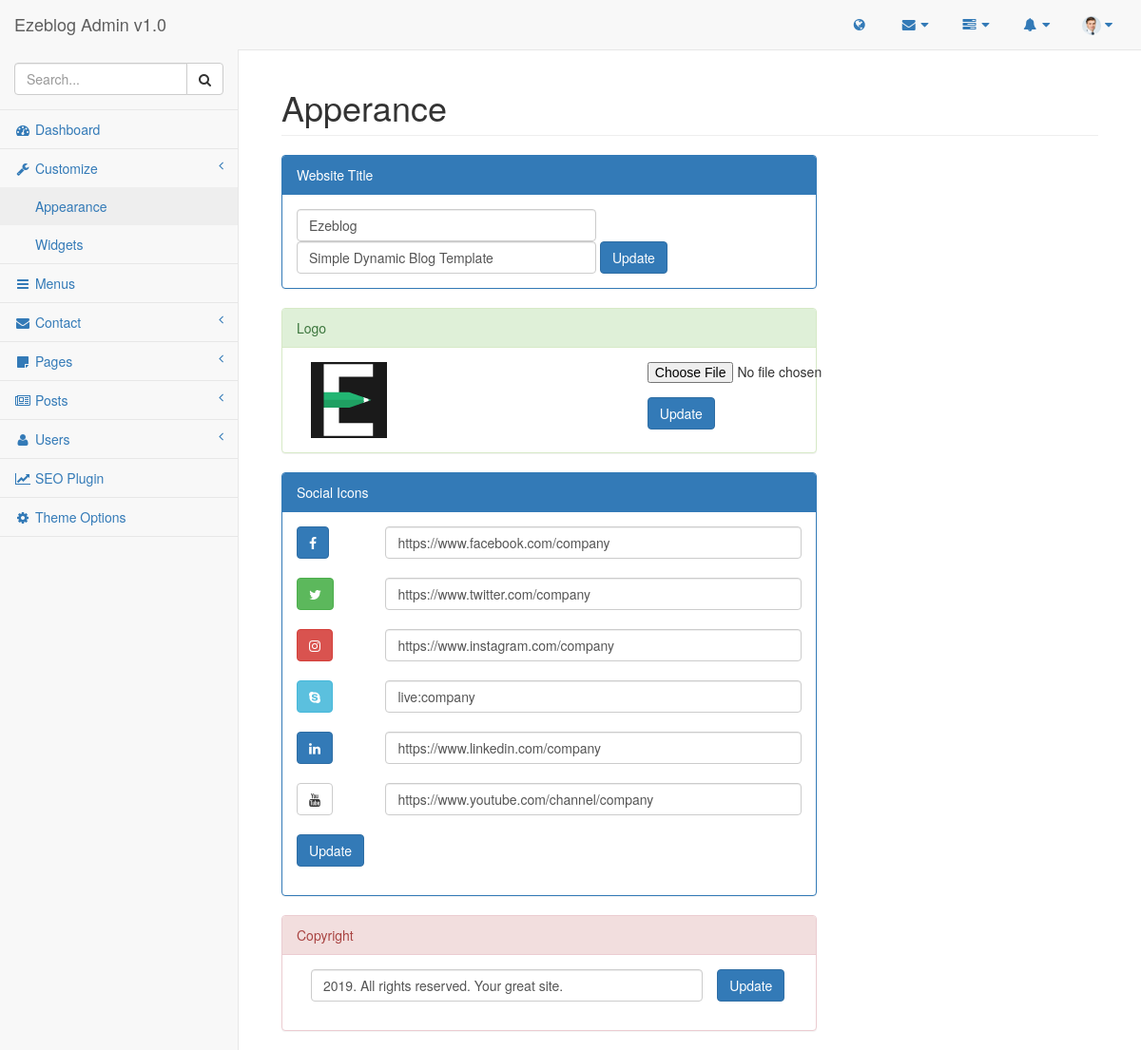
Page /admin/pages/customize.php (signed in) on the committed database.
### tables this page shows
CREATE TABLE `list_user` (
  `id` int(11) NOT NULL,
  `firstname` varchar(255) NOT NULL,
  `lastname` varchar(255) NOT NULL,
  `username` varchar(255) NOT NULL,
  `photo` varchar(255) NOT NULL,
  `email` varchar(255) NOT NULL,
  `details` text NOT NULL,
  `password` varchar(255) NOT NULL,
  `birth` date NOT NULL,
  `website` varchar(255) NOT NULL,
  `role` int(11) NOT NULL DEFAULT '4',
  `created_at` timestamp NOT NULL DEFAULT CURRENT_TIMESTAMP
);

CREATE TABLE `list_customize` (
  `id` int(11) NOT NULL,
  `title` varchar(255) NOT NULL,
  `tagline` varchar(255) NOT NULL,
  `url` varchar(255) NOT NULL,
  `logo` varchar(255) NOT NULL,
  `textlogo` varchar(255) NOT NULL,
  `copyright` varchar(255) NOT NULL,
  `status` int(11) NOT NULL DEFAULT '1',
  `updated_at` timestamp NOT NULL ON UPDATE CURRENT_TIMESTAMP
);

CREATE TABLE `list_social` (
  `id` int(11) NOT NULL,
  `facebook` varchar(255) NOT NULL,
  `twitter` varchar(255) NOT NULL,
  `instagram` varchar(255) NOT NULL,
  `skype` varchar(255) NOT NULL,
  `linkedin` varchar(255) NOT NULL,
  `youtube` varchar(255) NOT NULL
);

### lib/Database.php (called while the page is built, shortened)
<?php
class Database{
    public $host   = DB_HOST;
    public $user   = DB_USER;
    public $pass   = DB_PASS;
    public $name   = DB_NAME;
    public $link;
    private function connectDB(){
        $this->link = new mysqli($this->host, $this->user, $this->pass, $this->name);
    }
    public function select($query){
        $result = $this->link->query($query) or die($this->link->error.__LINE__);
        if($result->num_rows > 0){
            return $result;
        } else {
            return false;
        }
    }
}
?>

### lib/Session.php (called while the page is built, shortened)
<?php
class Session{
        public static function get($key){
            if(isset($_SESSION[$key])){
                return $_SESSION[$key];
            }else{
                return false;
            }
        }
    }
?>

### admin/pages/customize.php (the view, shortened to what this page needs)
<?php include '../inc/header.php'; ?>
<?php include '../inc/sidebar.php'; ?>
<div id="page-wrapper">
    <div class="container-fluid">
        <div class="row">
            <div class="col-lg-12">
                <h1 class="page-header">Apperance</h1>
            </div>
                <?php
                    $query = "SELECT * FROM list_customize WHERE id = '1'  ";
                    $data = $database->select($query);
                    if($data){
                        while($result = $data->fetch_assoc()){
                ?>
                <div id="title-panel">
                    <div class="col-lg-8">
                        <div class="panel panel-primary">
                            <div class="panel-heading">
                                Website Title
                            </div>
                            <div class="panel-body title-panel">
                                <form class="form-inline title-form" action="" method="post">
                                    <div class="form-group mx-sm-3 mb-2">
                                        <input type="text" name="title" class="form-control" id="inputPassword2" value="<?php echo $result['title']; ?>">
                                    </div>
                                    <div class="form-group mx-sm-3 mb-2">
                                        <input type="text" name="tagline" class="form-control" id="inputPassword2" value="<?php echo $result['tagline']; ?>">
                                    </div>
                                    <input type="submit" class="btn btn-primary mb-2" name="headline" value="Update">
                                </form>
                            </div>
                        </div>
                    </div>
                    <div class="col-lg-8">
                        <div class="panel panel-success">
                            <div class="panel-heading">
                                Logo
                            </div>
                            <div class="panel-body">
                                <div class="col-md-8">
                                    <img src="../<?php echo $result['logo']; ?>" alt="" width="80px" height="80px">
                                </div>
                                <div class="col-md-4">
                                    <form action="" class="" method="post"  enctype="multipart/form-data">
                                        <div class="form-group">
                                            <input type="file" name="image" />
                                        </div>
                                        <input type="submit" class="btn btn-primary mb-2" name="logo" value="Update">
                                    </form>
                                </div>
                            </div>
                        </div>
                    </div>
              </div>
                <div id="contact-panel">
                    <div class="col-lg-8">
                        <div class="panel panel-primary">
                            <div class="panel-heading">
                                Social Icons
                            </div>
                            <div class="panel-body">
                                <form action="" method="post">
                                    <?php
                                        $query = "SELECT * FROM list_social WHERE id = '1'  ";
                                        $data = $database->select($query);
                                        if($data){
                                        while($result = $data->fetch_assoc()){
                                    ?>
                                    <div class="form-group row">
                                        <label for="inputEmail3" class="col-sm-2 col-form-label"><a href="" class="btn btn-primary btn-facebook"><i class="fa fa-facebook"></i></a></label>
                                        <div class="col-sm-10">
                                            <input type="facebook" name="facebook" class="form-control" id="inputEmail3" value="<?php echo $result['facebook']; ?>">
                                        </div>
                                    </div>
                                    <div class="form-group row">
                                        <label for="inputEmail3" class="col-sm-2 col-form-label"><a href="" class="btn btn-primary btn-success"><i class="fa fa-twitter"></i></a></label>
                                        <div class="col-sm-10">
                                            <input type="text" name="twitter" class="form-control" id="inputEmail3" value="<?php echo $result['twitter']; ?>">
                                        </div>
                                    </div>
                                    <div class="form-group row">
                                        <label for="inputEmail3" class="col-sm-2 col-form-label"><a href="" class="btn btn-danger btn-instagram"><i class="fa fa-instagram"></i></a></label>
                                        <div class="col-sm-10">
                                            <input type="text" name="instagram" class="form-control" id="inputEmail3" value="<?php echo $result['instagram']; ?>">
                                        </div>
                                    </div>
                                    <div class="form-group row">
                                        <label for="inputEmail3" class="col-sm-2 col-form-label"><a href="" class="btn btn-info btn-skype"><i class="fa fa-skype"></i></a></label>
                                        <div class="col-sm-10">
                                            <input type="text" name="skype" class="form-control" id="inputEmail3" value="<?php echo $result['skype']; ?>">
                                        </div>
                                    </div>
                                    <div class="form-group row">
                                        <label for="inputEmail3" class="col-sm-2 col-form-label"><a href="" class="btn btn-primary btn-linkedin"><i class="fa fa-linkedin"></i></a></label>
                                        <div class="col-sm-10">
                                            <input type="text" name="linkedin" class="form-control" id="inputEmail3" value="<?php echo $result['linkedin']; ?>">
                                        </div>
                                    </div>
                                    <div class="form-group row">
                                        <label for="inputEmail3" class="col-sm-2 col-form-label"><a href="" class="btn btn-default btn-youtube"><i class="fa fa-youtube"></i></a></label>
                                        <div class="col-sm-10">
                                            <input type="text" name="youtube" class="form-control" id="inputEmail3" value="<?php echo $result['youtube']; ?>">
                                        </div>
                                    </div>
                                    <div class="form-group row">
                                        <div class="col-sm-10">
                                            <input type="submit" class="btn btn-primary mb-2" name="social" value="Update">
                                        </div>
                                    </div>
                                    <?php
                                            }
                                        }
                                    ?>
                                </form>
                            </div>
                        </div>
                    </div>
              </div>
                <div class="col-lg-8">
                    <div class="panel panel-danger">
                        <div class="panel-heading">
                            Copyright
                        </div>
                        <div class="panel-body">
                            <form  action="" method="post">
                                <?php
                                    $query = "SELECT * FROM list_customize WHERE id = '1'  ";
                                    $data = $database->select($query);
                                    if($data){
                                    while($result = $data->fetch_assoc()){
                                ?>
                                <div class="form-group col-md-10">
                                    <input type="text" name="copyright" class="form-control" id="inputPassword2" value="<?php echo $result['copyright']; ?>">
                                </div>
                                <input type="submit" class="btn btn-primary mb-2" name="copytext" value="Update">
                                <?php
                                        }
                                    }
                                ?>
                            </form>
                        </div>
                    </div>
                </div>
            <?php
                    }
                }
            ?>
        </div>
    </div>
</div>
<?php include '../inc/footer.php'; ?>

### admin/inc/header.php (shortened to what this page needs)
<?php include '../../lib/Session.php'; ?>
<?php include '../../lib/Database.php'; ?>
<?php
    $userid = Session::get('userId');
    $database = new Database();
?>
<!DOCTYPE html>
<html lang="en">
<head>
    <link href="../vendor/bootstrap/css/bootstrap.min.css" rel="stylesheet">
    <link href="../vendor/jquery-ui/jquery-ui.css" rel="stylesheet">
    <link href="../vendor/metisMenu/metisMenu.min.css" rel="stylesheet">
    <link href="../dist/css/sb-admin-2.css" rel="stylesheet">
    <link href="../dist/css/custom.css" rel="stylesheet">
    <link href="../vendor/datatables-plugins/dataTables.bootstrap.css" rel="stylesheet">
    <link rel="stylesheet" href="../vendor/datatables-plugins/buttons.bootstrap4.min.css">
    <link href="../vendor/datatables-responsive/dataTables.responsive.css" rel="stylesheet">
    <link href="../vendor/morrisjs/morris.css" rel="stylesheet">
    <link href="../vendor/summernote/summernote-bs4.css" rel="stylesheet">
    <link href="../vendor/font-awesome/css/font-awesome.min.css" rel="stylesheet" type="text/css">
</head>
<body>
<div id="wrapper">
    <nav class="navbar navbar-default navbar-static-top" role="navigation" style="margin-bottom: 0">
        <div class="navbar-header">
            <a class="navbar-brand" href="index.php">Ezeblog Admin v1.0</a>
        </div>
        <ul class="nav navbar-top-links navbar-right">
            <li>
                <a href="<?php echo SITE_URL; ?>" target="_blank"><i class="fa fa-globe fa-fw"></i></a>
            </li>
            <li class="dropdown">
                <a class="dropdown-toggle" data-toggle="dropdown" href="#">
                    <i class="fa fa-envelope fa-fw"></i> <i class="fa fa-caret-down"></i>
                </a>
                    <?php
                    $query = "SELECT * FROM list_contact WHERE status = '1' ORDER BY id DESC LIMIT 3";
                    $mail = $database->select($query);
                    ?>
            </li>
            <li class="dropdown">
                <a class="dropdown-toggle" data-toggle="dropdown" href="#">
                    <i class="fa fa-tasks fa-fw"></i> <i class="fa fa-caret-down"></i>
                </a>
            </li>
            <li class="dropdown">
                <a class="dropdown-toggle" data-toggle="dropdown" href="#">
                    <i class="fa fa-bell fa-fw"></i> <i class="fa fa-caret-down"></i>
                </a>
            </li>
            <li class="dropdown">
                <a class="dropdown-toggle" data-toggle="dropdown" href="#">
                    <span class="profile-photo">
                            <?php
                            $query = "SELECT * FROM list_user WHERE id = '$userid'";
                            $getphoto = $database->select($query);
                            $getresult = $getphoto->fetch_assoc();
                            $photo = $getresult['photo'];
                            if(!empty($photo)){
                                echo "<img src='../$photo' alt='' width='20px' height='20px'>";
                            }else{
                                echo "<i class='fa fa-user'></i>";
                            }
                            ?>
                    </span>
                    <i class="fa fa-caret-down"></i>
                </a>
            </li>
        </ul>

### rows in the picture
list_user: photo (picture)
list_customize: title "Ezeblog", tagline "Simple Dynamic Blog Template", logo (picture), copyright "2019. All rights reserved. Your great site."
list_social: facebook "https://www.facebook.com/company", twitter "https://www.twitter.com/company", instagram "https://www.instagram.com/company", skype "live:company", linkedin "https://www.linkedin.com/company", youtube "https://www.youtube.com/channel/company"
